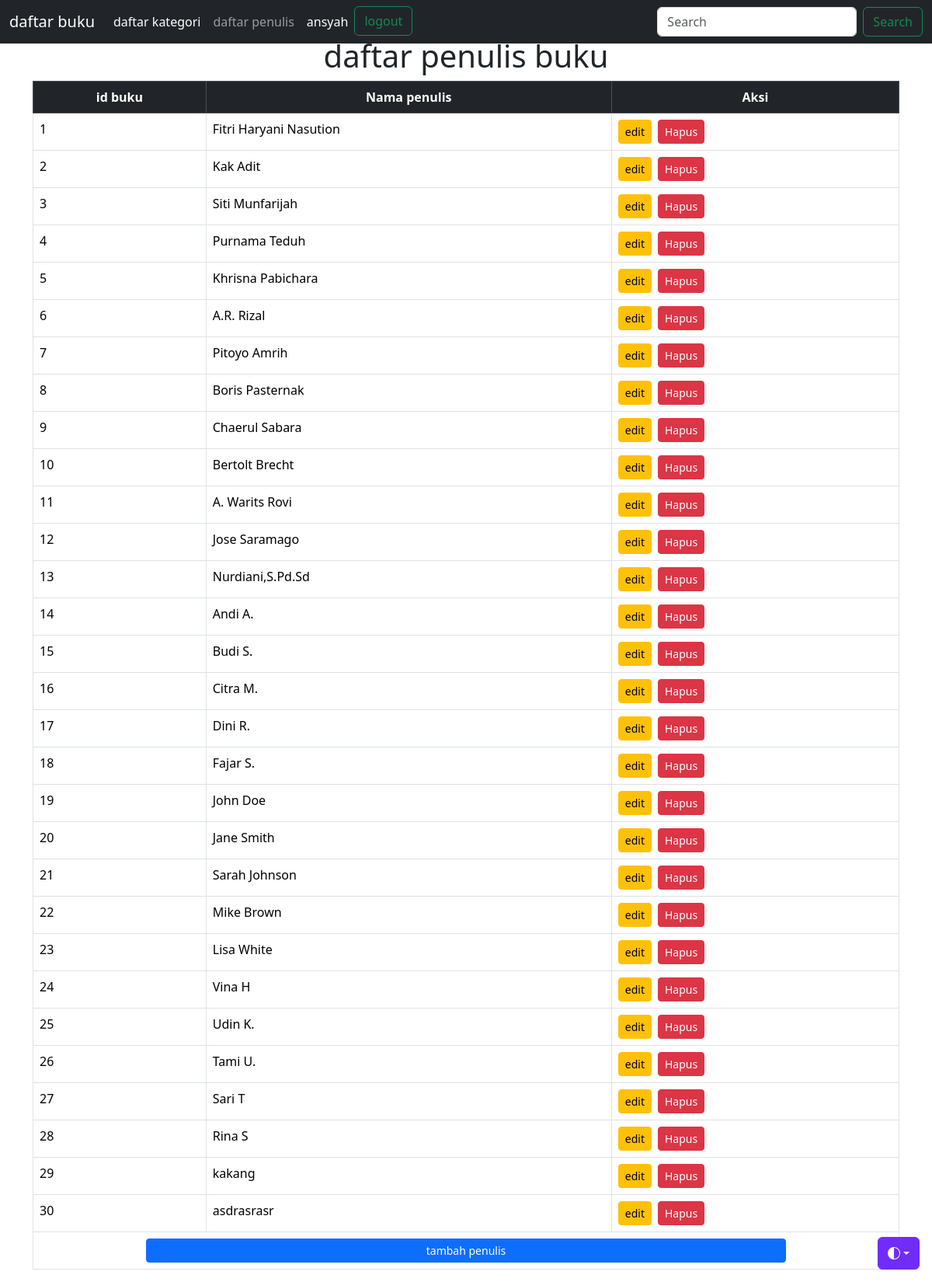
Page /penulis.php (signed in) on the committed database.
### tables this page shows
CREATE TABLE `penulis` (
  `id_penulis` int(11) NOT NULL,
  `nama_penulis` varchar(50) NOT NULL
);

### penulis.php (the view, shortened to what this page needs)
<?php
include('header.php');
include 'koneksi.php';
?>
<div class="container mt-5">
<h1 align="center"> daftar penulis buku</h1>
<table class="table table-bordered table-hover" margin="0">
    <thead class="table-dark">
      <tr align="center">
        <th>id buku</th>
        <th>Nama penulis</th>
        <th>Aksi</th>
      </tr>
    </thead>
    <tbody>
      <?php
      $penulis = mysqli_query($koneksi,"select * from penulis");
      $nomor = 1;
      while($row=mysqli_fetch_array($penulis)){
      ?>
      <tr>
        <td><?php echo $nomor;?></td>
        <td><?php echo $row['nama_penulis'] ?></td>
        <td>
          <div class="d-flex gap-2">
          <a href="editpenulis.php?id_penulis=<?php echo $row ['id_penulis'] ?>" class="btn btn-warning btn-sm"> edit
           </a>
          <a href="hapuspenulis.php?id_penulis=<?php echo $row ['id_penulis'] ?>" class="btn btn-danger btn-sm"  onclick="return confirm('Apakah Anda yakin ingin menghapus data ini?')">Hapus
          </a>
        </td>
      </tr>
      <tr>
      <?php
      $nomor++;
     } ?>
        <td colspan="3"  align="center">
            <a href="tambahpenulis.php"> <button class="btn btn-primary btn-sm w-75"> tambah penulis</button>
      </tr>
</table>
</div>
<?php
include('footer.php');
?>

### rows in the picture
penulis: nama_penulis "Fitri Haryani Nasution"
penulis: nama_penulis "Kak Adit"
penulis: nama_penulis "Siti Munfarijah"
penulis: nama_penulis "Purnama Teduh"
penulis: nama_penulis "Khrisna Pabichara"
penulis: nama_penulis "A.R. Rizal"
penulis: nama_penulis "Pitoyo Amrih"
penulis: nama_penulis "Boris Pasternak"
penulis: nama_penulis "Chaerul Sabara"
penulis: nama_penulis "Bertolt Brecht"
penulis: nama_penulis "A. Warits Rovi"
penulis: nama_penulis "Jose Saramago"
penulis: nama_penulis "Nurdiani,S.Pd.Sd"
penulis: nama_penulis "Andi A."
penulis: nama_penulis "Budi S."
penulis: nama_penulis "Citra M."
penulis: nama_penulis "Dini R."
penulis: nama_penulis "Fajar S."
penulis: nama_penulis "John Doe"
penulis: nama_penulis "Jane Smith"
penulis: nama_penulis "Sarah Johnson"
penulis: nama_penulis "Mike Brown"
penulis: nama_penulis "Lisa White"
penulis: nama_penulis "Vina H"
penulis: nama_penulis "Udin K."
penulis: nama_penulis "Tami U."
penulis: nama_penulis "Sari T"
penulis: nama_penulis "Rina S"
penulis: nama_penulis "kakang"
penulis: nama_penulis "asdrasrasr"

### other values in the picture
$_SESSION['nama'] "ansyah"
